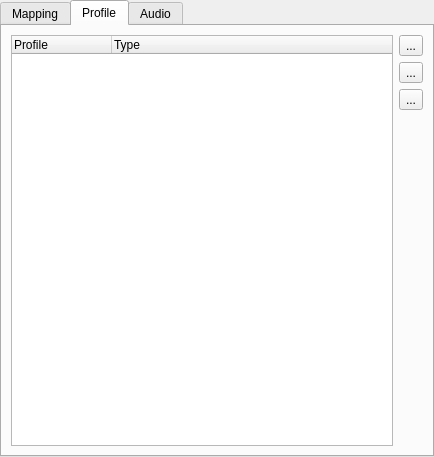
<?xml version="1.0" encoding="UTF-8"?>
<ui version="4.0">
 <class>InputOutputPatchEditor</class>
 <widget class="QWidget" name="InputOutputPatchEditor">
  <property name="geometry">
   <rect>
    <x>0</x>
    <y>0</y>
    <width>434</width>
    <height>457</height>
   </rect>
  </property>
  <property name="windowTitle">
   <string>Input/Output patch editor</string>
  </property>
  <layout class="QGridLayout" name="gridLayout_3">
   <property name="margin">
    <number>0</number>
   </property>
   <item row="0" column="0">
    <widget class="QTabWidget" name="m_tab">
     <property name="currentIndex">
      <number>1</number>
     </property>
     <widget class="QWidget" name="Mapping">
      <attribute name="title">
       <string>Mapping</string>
      </attribute>
      <layout class="QGridLayout" name="gridLayout_2">
       <item row="0" column="0" colspan="3">
        <widget class="QTreeWidget" name="m_mapTree">
         <property name="sizePolicy">
          <sizepolicy hsizetype="Expanding" vsizetype="Expanding">
           <horstretch>0</horstretch>
           <verstretch>0</verstretch>
          </sizepolicy>
         </property>
         <property name="alternatingRowColors">
          <bool>true</bool>
         </property>
         <property name="rootIsDecorated">
          <bool>false</bool>
         </property>
         <property name="itemsExpandable">
          <bool>false</bool>
         </property>
         <property name="expandsOnDoubleClick">
          <bool>false</bool>
         </property>
         <column>
          <property name="text">
           <string>Plugin</string>
          </property>
         </column>
         <column>
          <property name="text">
           <string>Device</string>
          </property>
         </column>
         <column>
          <property name="text">
           <string>Input</string>
          </property>
          <property name="textAlignment">
           <set>AlignLeft|AlignVCenter</set>
          </property>
         </column>
         <column>
          <property name="text">
           <string>Output</string>
          </property>
          <property name="textAlignment">
           <set>AlignLeft|AlignVCenter</set>
          </property>
         </column>
         <column>
          <property name="text">
           <string>Feedback</string>
          </property>
         </column>
        </widget>
       </item>
       <item row="1" column="0" rowspan="2" colspan="2">
        <widget class="QTextBrowser" name="m_infoBrowser">
         <property name="sizePolicy">
          <sizepolicy hsizetype="Expanding" vsizetype="Expanding">
           <horstretch>0</horstretch>
           <verstretch>0</verstretch>
          </sizepolicy>
         </property>
        </widget>
       </item>
       <item row="1" column="2">
        <widget class="QToolButton" name="m_configureButton">
         <property name="text">
          <string notr="true">...</string>
         </property>
         <property name="icon">
          <iconset resource="qlcui.qrc">
           <normaloff>:/configure.png</normaloff>:/configure.png</iconset>
         </property>
         <property name="iconSize">
          <size>
           <width>32</width>
           <height>32</height>
          </size>
         </property>
        </widget>
       </item>
      </layout>
     </widget>
     <widget class="QWidget" name="Profile">
      <attribute name="title">
       <string>Profile</string>
      </attribute>
      <layout class="QGridLayout" name="gridLayout">
       <item row="0" column="1">
        <widget class="QToolButton" name="m_addProfileButton">
         <property name="toolTip">
          <string>Create a new input profile</string>
         </property>
         <property name="text">
          <string notr="true">...</string>
         </property>
         <property name="icon">
          <iconset resource="qlcui.qrc">
           <normaloff>:/edit_add.png</normaloff>:/edit_add.png</iconset>
         </property>
         <property name="iconSize">
          <size>
           <width>32</width>
           <height>32</height>
          </size>
         </property>
        </widget>
       </item>
       <item row="1" column="1">
        <widget class="QToolButton" name="m_removeProfileButton">
         <property name="toolTip">
          <string>Delete the selected input profile</string>
         </property>
         <property name="text">
          <string notr="true">...</string>
         </property>
         <property name="icon">
          <iconset resource="qlcui.qrc">
           <normaloff>:/edit_remove.png</normaloff>:/edit_remove.png</iconset>
         </property>
         <property name="iconSize">
          <size>
           <width>32</width>
           <height>32</height>
          </size>
         </property>
        </widget>
       </item>
       <item row="2" column="1">
        <widget class="QToolButton" name="m_editProfileButton">
         <property name="toolTip">
          <string>Edit the selected input profile</string>
         </property>
         <property name="text">
          <string notr="true">...</string>
         </property>
         <property name="icon">
          <iconset resource="qlcui.qrc">
           <normaloff>:/edit.png</normaloff>:/edit.png</iconset>
         </property>
         <property name="iconSize">
          <size>
           <width>32</width>
           <height>32</height>
          </size>
         </property>
        </widget>
       </item>
       <item row="3" column="1">
        <spacer name="verticalSpacer_2">
         <property name="orientation">
          <enum>Qt::Vertical</enum>
         </property>
         <property name="sizeHint" stdset="0">
          <size>
           <width>20</width>
           <height>170</height>
          </size>
         </property>
        </spacer>
       </item>
       <item row="0" column="0" rowspan="4">
        <widget class="QTreeWidget" name="m_profileTree">
         <property name="rootIsDecorated">
          <bool>false</bool>
         </property>
         <property name="itemsExpandable">
          <bool>false</bool>
         </property>
         <property name="allColumnsShowFocus">
          <bool>true</bool>
         </property>
         <column>
          <property name="text">
           <string>Profile</string>
          </property>
         </column>
         <column>
          <property name="text">
           <string>Type</string>
          </property>
         </column>
        </widget>
       </item>
      </layout>
     </widget>
     <widget class="QWidget" name="Audio">
      <attribute name="title">
       <string>Audio</string>
      </attribute>
      <layout class="QGridLayout" name="gridLayout_4">
       <item row="0" column="0">
        <widget class="QTreeWidget" name="m_audioMapTree">
         <property name="rootIsDecorated">
          <bool>false</bool>
         </property>
         <column>
          <property name="text">
           <string>Device</string>
          </property>
         </column>
         <column>
          <property name="text">
           <string>Input</string>
          </property>
         </column>
         <column>
          <property name="text">
           <string>Output</string>
          </property>
         </column>
        </widget>
       </item>
      </layout>
     </widget>
    </widget>
   </item>
  </layout>
 </widget>
 <resources>
  <include location="qlcui.qrc"/>
  <include location="qlcui.qrc"/>
 </resources>
 <connections/>
 <slots>
  <slot>slotFeedbackToggled(bool)</slot>
 </slots>
</ui>
